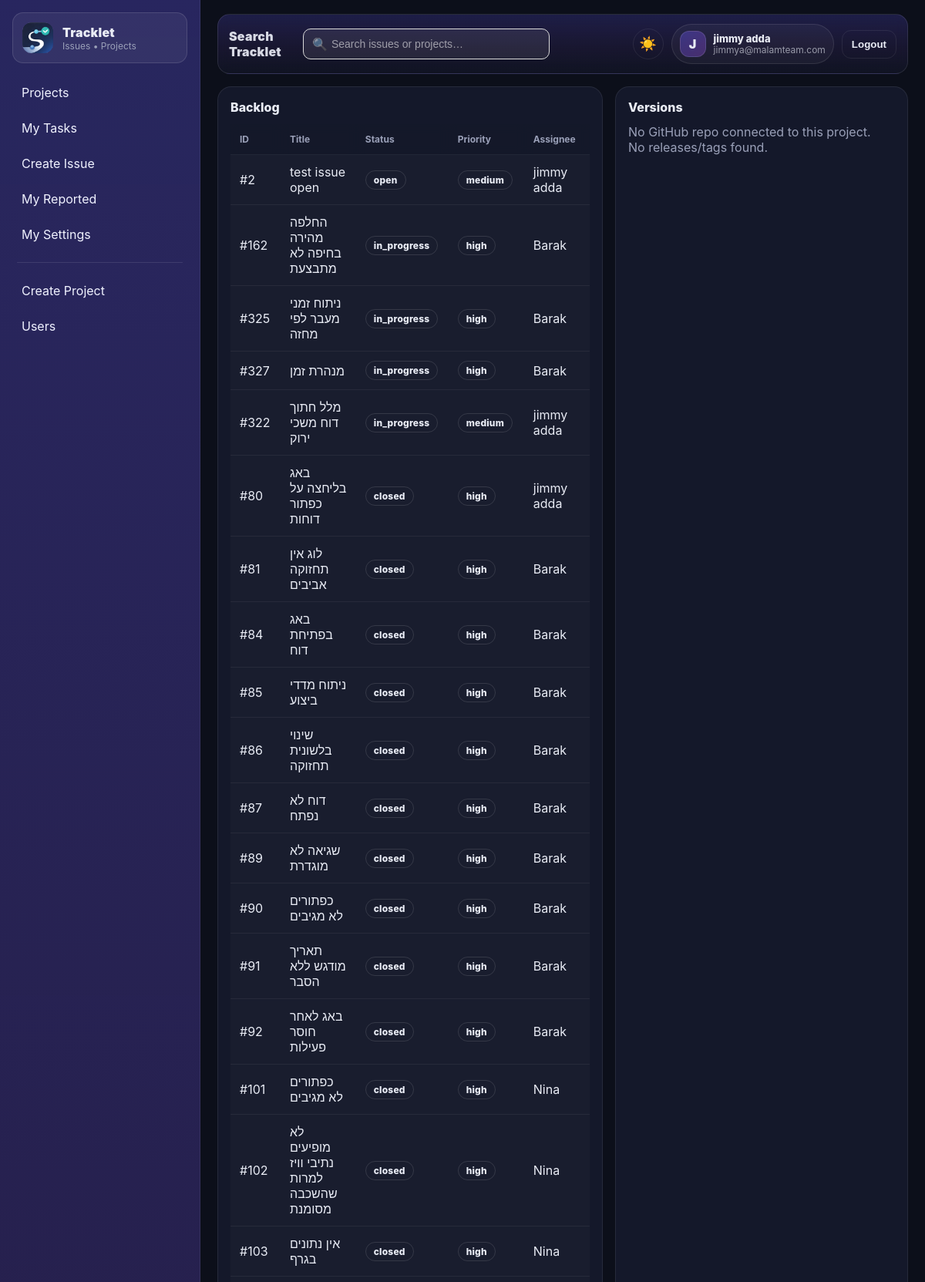
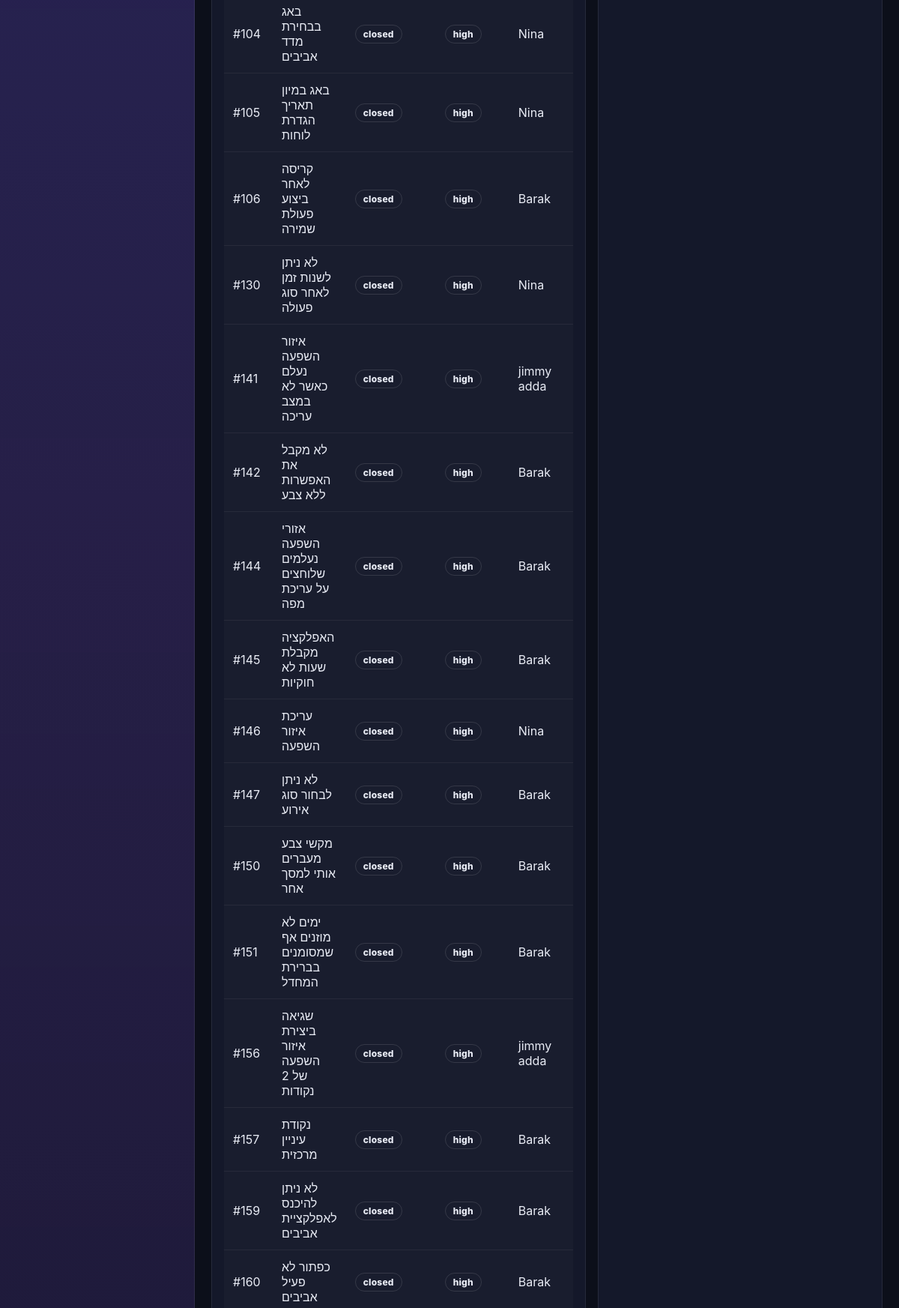
The app's page /projects/1 (signed in, upper part) with its own data (2 pictures, top to bottom).
### tables this page shows
CREATE TABLE users (
  id INTEGER PRIMARY KEY AUTOINCREMENT,
  email TEXT NOT NULL UNIQUE,
  password_hash TEXT NOT NULL,
  name TEXT NOT NULL,
  role TEXT NOT NULL DEFAULT 'user',     -- admin|pm|user
  photo_path TEXT,
  is_active INTEGER NOT NULL DEFAULT 1,
  created_at TEXT NOT NULL DEFAULT (datetime('now'))
);

CREATE TABLE issues (
  id INTEGER PRIMARY KEY AUTOINCREMENT,
  project_id INTEGER NOT NULL,
  title TEXT NOT NULL,
  description TEXT,
  status TEXT NOT NULL DEFAULT 'open',     -- open|in_progress|blocked|closed
  priority TEXT NOT NULL DEFAULT 'medium', -- low|medium|high|urgent
  reporter_id INTEGER NOT NULL,
  assignee_id INTEGER,
  created_at TEXT NOT NULL DEFAULT (datetime('now')),
  updated_at TEXT NOT NULL DEFAULT (datetime('now')),
  closed_at TEXT, due_date TEXT, watcher_id INTEGER,
  FOREIGN KEY(project_id) REFERENCES projects(id),
  FOREIGN KEY(reporter_id) REFERENCES users(id),
  FOREIGN KEY(assignee_id) REFERENCES users(id)
);

### app.py (the view, shortened to what this page needs)
@app.get("/projects/<int:project_id>")
@login_required
def project_view(project_id: int):
    proj = get_project(project_id)
    if not proj:
        abort(404)
    issues = list_project_issues(project_id)
    releases = []
    github_error = None
    owner = (proj["github_owner"] or "").strip()
    repo = (proj["github_repo"] or "").strip()
    return render_template(
        "project_view.html",
        project=proj,
        issues=issues,
        releases=releases,
        github_error=github_error,
    )

### TrackletDB.py (called while the page is built)
def get_db_path() -> str:
    return settings.DB_PATH

def _ensure_parent(db_path: str) -> None:
    Path(db_path).parent.mkdir(parents=True, exist_ok=True)

def get_connection() -> sqlite3.Connection:
    db_path = get_db_path()
    _ensure_parent(db_path)
    conn = sqlite3.connect(db_path, detect_types=sqlite3.PARSE_DECLTYPES)
    conn.row_factory = sqlite3.Row
    conn.execute("PRAGMA foreign_keys = ON;")
    conn.execute("PRAGMA journal_mode = WAL;")
    return conn

def db_read_one(sql: str, params: tuple[Any, ...] = ()) -> Optional[sqlite3.Row]:
    conn = get_connection()
    try:
        cur = conn.cursor()
        cur.execute(sql, params)
        return cur.fetchone()
    finally:
        conn.close()

def db_read_all(sql: str, params: tuple[Any, ...] = ()) -> list[sqlite3.Row]:
    conn = get_connection()
    try:
        cur = conn.cursor()
        cur.execute(sql, params)
        return cur.fetchall()
    finally:
        conn.close()

def get_user_by_id(user_id: int) -> Optional[sqlite3.Row]:
    return db_read_one("SELECT * FROM users WHERE id=? AND is_active=1", (user_id,))

def get_project(project_id: int) -> Optional[sqlite3.Row]:
    return db_read_one("SELECT * FROM projects WHERE id=?", (project_id,))

def list_project_issues(project_id: int) -> list[sqlite3.Row]:
    return db_read_all(
        """
        SELECT i.*, u.name AS assignee_name
        FROM issues i
        LEFT JOIN users u ON u.id=i.assignee_id
        WHERE i.project_id=?
        ORDER BY
          CASE i.status WHEN 'open' THEN 1 WHEN 'in_progress' THEN 2 WHEN 'blocked' THEN 3 ELSE 4 END,
          CASE i.priority WHEN 'urgent' THEN 1 WHEN 'high' THEN 2 WHEN 'medium' THEN 3 ELSE 4 END,
          i.updated_at DESC
        """,
        (project_id,),
    )

### app.py (called while the page is built)
@app.context_processor
def inject_settings():
    return {"settings": settings}

@login_manager.user_loader
def load_user(user_id: str):
    row = get_user_by_id(int(user_id))
    return User(row) if row else None

    @property
    def is_active(self):
        return self._is_active

### templates/project_view.html (shortened to what this page needs)
{% extends "layout.html" %}
{% set title = project.name %}
{% block content %}
<div class="grid-2">
  <div class="card">
    <div class="card-title">Backlog</div>
    <table class="table">
      <thead>
        <tr>
          <th style="width:80px;">ID</th>
          <th>Title</th>
          <th style="width:140px;">Status</th>
          <th style="width:140px;">Priority</th>
          <th style="width:180px;">Assignee</th>
        </tr>
      </thead>
      <tbody>
        {% for i in issues %}
        <tr class="rowlink" data-href="{{ url_for('issue_view', issue_id=i.id) }}"> <td>#{{ i.id }}</td>
          <td>{{ i.title }}</td>
          <td><span class="pill">{{ i.status }}</span></td>
          <td><span class="pill pri-{{ i.priority }}">{{ i.priority }}</span></td>
          <td>{{ i.assignee_name or "—" }}</td>
        </tr>
        {% else %}
        <tr><td colspan="5" class="muted">No issues in this project yet.</td></tr>
        {% endfor %}
      </tbody>
    </table>
  </div>
  <div class="card">
    <div class="card-title">Versions</div>
    {% if project.github_owner and project.github_repo %}
      <div class="muted mb8">
        Repo:
        <a href="https://github.com/{{project.github_owner}}/{{project.github_repo}}" target="_blank">
          {{project.github_owner}}/{{project.github_repo}}
        </a>
      </div>
    {% else %}
      <div class="muted">No GitHub repo connected to this project.</div>
    {% endif %}
    <div class="list">
      {% for r in releases %}
        <a class="list-row" href="{{ r.url }}" target="_blank">
          <div class="list-main">
            <div class="list-title">{{ r.name }}</div>
            <div class="muted">{{ r.tag }}</div>
          </div>
          <div class="list-meta">
            {% if r.published_at %}{{ r.published_at[:10] }}{% else %}tag{% endif %}
          </div>
        </a>
      {% else %}
        <div class="muted">No releases/tags found.</div>
      {% endfor %}
    </div>
  </div>
</div>
{% endblock %}

### templates/layout.html (shortened to what this page needs)
<!doctype html>
<html>
<head>
  <link rel="stylesheet" href="{{ url_for('static', filename='app.css') }}">
</head>
<body>
  <div class="app">
    <aside class="sidebar">
      <a class="brand" href="{{ url_for('my_tasks') }}">
        <img class="brand-img" src="{{ url_for('static', filename='img/tracklet_icon_128.png') }}" alt="Tracklet" />
        <div class="brand-text">
          <div class="brand-title">Tracklet</div>
          <div class="brand-sub">Issues • Projects</div>
        </div>
      </a>
    <nav class="nav">
      <a class="navlink" href="{{ url_for('projects_list') }}">Projects</a>
      <a class="navlink" href="{{ url_for('my_tasks') }}">My Tasks</a>
      <a class="navlink" href="{{ url_for('issue_new') }}">Create Issue</a>
      <a class="navlink" href="{{ url_for('my_reported') }}">My Reported</a>
      <a class="navlink" href="{{ url_for('my_settings') }}">My Settings</a>
      {% if current_user.is_authenticated and current_user.role == 'admin' %}
        <div class="nav-sep"></div>
        <a class="navlink" href="{{ url_for('admin_projects') }}">Create Project</a>
        <a class="navlink" href="{{ url_for('admin_users') }}">Users</a>
      {% endif %}
    </nav>
    </aside>
    <main class="main">
<div class="topbar">
  <div class="topbar-left">
    <div class="app-title">Search <br> Tracklet</div>
        <form class="topbar-search with-icon" method="get" action="{{ url_for('search') }}">
          <input
            class="search-input"
            name="q"
            placeholder="Search issues or projects…"
            value="{{ request.args.get('q','') }}"
          >
        </form>
  </div>
  {% if current_user.is_authenticated %}
  <div class="topbar-right">
<button class="theme-toggle" id="themeToggle" type="button" aria-label="Toggle theme">
  <span class="icon-sun">☀️</span>
</button>
    <div class="user-chip">
      <div class="user-avatar">{{ (current_user.name or "U")[:1] | upper }}</div>
      <div class="user-meta">
        <div class="user-name">{{ current_user.name }}</div>
        <div class="user-email">{{ current_user.email }}</div>
      </div>
    </div>
    <form method="post" action="{{ url_for('logout') }}">
      <button class="btn btn-ghost btn-topbar" type="submit">Logout</button>
    </form>
  </div>
  {% endif %}
</div>
      {% block content %}{% endblock %}
    </main>
  </div>
</body>
</html>

### templates/layout.html (style rules this page uses)
.theme-toggle { display: inline-flex; align-items: center; justify-content: center; width: 40px; height: 40px; border-radius: 999px; border: 1px solid var(--border); background: transparent; cursor: pointer; transition: background .2s ease, border-color .2s ease; margin-bottom: 0; }
.theme-toggle span { font-size: 18px; line-height: 1; }

### records on screen
users: name "J", name "jimmy adda", email "jimmya@malamteam.com"
issues: id "2", title "test issue open", status "open", priority "medium", name "jimmy adda"
issues: id "162", title "החלפה מהירה בחיפה לא מתבצעת", status "in_progress", priority "high", name "Barak"
issues: id "325", title "ניתוח זמני מעבר לפי מחזה", status "in_progress", priority "high", name "Barak"
issues: id "327", title "מנהרת זמן", status "in_progress", priority "high", name "Barak"
issues: id "322", title "מלל חתוך דוח משכי ירוק", status "in_progress", priority "medium", name "jimmy adda"
issues: id "80", title "באג בליחצה על כפתור דוחות", status "closed", priority "high", name "jimmy adda"
issues: id "81", title "לוג אין תחזוקה אביבים", status "closed", priority "high", name "Barak"
issues: id "84", title "באג בפתיחת דוח", status "closed", priority "high", name "Barak"
issues: id "85", title "ניתוח מדדי ביצוע", status "closed", priority "high", name "Barak"
issues: id "86", title "שינוי בלשונית תחזוקה", status "closed", priority "high", name "Barak"
issues: id "87", title "דוח לא נפתח", status "closed", priority "high", name "Barak"
issues: id "89", title "שגיאה לא מוגדרת", status "closed", priority "high", name "Barak"
issues: id "90", title "כפתורים לא מגיבים", status "closed", priority "high", name "Barak"
issues: id "91", title "תאריך מודגש ללא הסבר", status "closed", priority "high", name "Barak"
issues: id "92", title "באג לאחר חוסר פעילות", status "closed", priority "high", name "Barak"
issues: id "101", title "כפתורים לא מגיבים", status "closed", priority "high", name "Nina"
issues: id "102", title "לא מופיעים נתיבי וויז למרות שהשכבה מסומנת", status "closed", priority "high", name "Nina"
issues: id "103", title "אין נתונים בגרף", status "closed", priority "high", name "Nina"
issues: id "104", title "באג בבחירת מדד אביבים", status "closed", priority "high", name "Nina"
issues: id "105", title "באג במיון תאריך הגדרת לוחות", status "closed", priority "high", name "Nina"
issues: id "106", title "קריסה לאחר ביצוע פעולת שמירה", status "closed", priority "high", name "Barak"
issues: id "130", title "לא ניתן לשנות זמן לאחר סוג פעולה", status "closed", priority "high", name "Nina"
issues: id "141", title "איזור השפעה נעלם כאשר לא במצב עריכה", status "closed", priority "high", name "jimmy adda"
issues: id "142", title "לא מקבל את האפשרות ללא צבע", status "closed", priority "high", name "Barak"
issues: id "144", title "אזורי השפעה נעלמים שלוחצים על עריכת מפה", status "closed", priority "high", name "Barak"
issues: id "145", title "האפלקציה מקבלת שעות לא חוקיות", status "closed", priority "high", name "Barak"
issues: id "146", title "עריכת איזור השפעה", status "closed", priority "high", name "Nina"
issues: id "147", title "לא ניתן לבחור סוג אירוע", status "closed", priority "high", name "Barak"
issues: id "150", title "מקשי צבע מעברים אותי למסך אחר", status "closed", priority "high", name "Barak"
issues: id "151", title "ימים לא מוזנים אף שמסומנים בברירת המחדל", status "closed", priority "high", name "Barak"
issues: id "156", title "שגיאה ביצירת איזור השפעה של 2 נקודות", status "closed", priority "high", name "jimmy adda"
issues: id "157", title "נקודת עיניין מרכזית", status "closed", priority "high", name "Barak"
issues: id "159", title "לא ניתן להיכנס לאפלקציית אביבים", status "closed", priority "high", name "Barak"
issues: id "160", title "כפתור לא פעיל אביבים", status "closed", priority "high", name "Barak"
